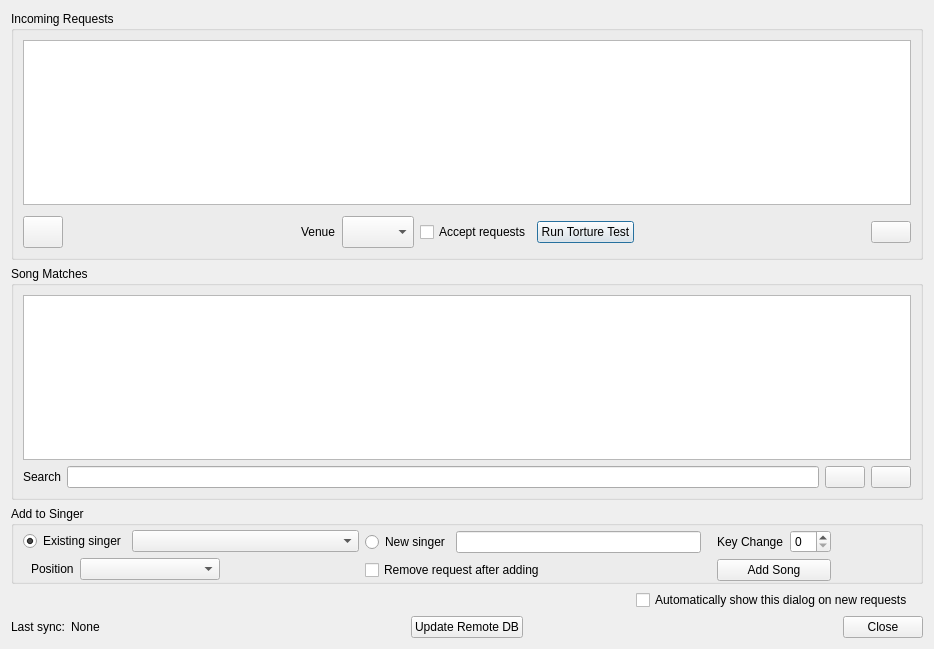
<?xml version="1.0" encoding="UTF-8"?>
<ui version="4.0">
 <class>DlgRequests</class>
 <widget class="QDialog" name="DlgRequests">
  <property name="geometry">
   <rect>
    <x>0</x>
    <y>0</y>
    <width>934</width>
    <height>649</height>
   </rect>
  </property>
  <property name="windowTitle">
   <string>Incoming Requests</string>
  </property>
  <layout class="QVBoxLayout" name="verticalLayout_3">
   <item>
    <widget class="QGroupBox" name="groupBoxRequests">
     <property name="title">
      <string>Incoming Requests</string>
     </property>
     <layout class="QVBoxLayout" name="verticalLayout_2">
      <item>
       <widget class="QTableView" name="tableViewRequests">
        <property name="sizeAdjustPolicy">
         <enum>QAbstractScrollArea::AdjustIgnored</enum>
        </property>
        <property name="alternatingRowColors">
         <bool>true</bool>
        </property>
        <property name="selectionMode">
         <enum>QAbstractItemView::SingleSelection</enum>
        </property>
        <property name="selectionBehavior">
         <enum>QAbstractItemView::SelectRows</enum>
        </property>
        <attribute name="verticalHeaderVisible">
         <bool>false</bool>
        </attribute>
        <attribute name="verticalHeaderCascadingSectionResizes">
         <bool>true</bool>
        </attribute>
       </widget>
      </item>
      <item>
       <layout class="QHBoxLayout" name="horizontalLayout_6">
        <property name="topMargin">
         <number>5</number>
        </property>
        <item>
         <widget class="QPushButton" name="pushButtonClearReqs">
          <property name="minimumSize">
           <size>
            <width>32</width>
            <height>32</height>
           </size>
          </property>
          <property name="focusPolicy">
           <enum>Qt::NoFocus</enum>
          </property>
          <property name="text">
           <string/>
          </property>
          <property name="icon">
           <iconset theme="edit-clear-all">
            <normaloff>.</normaloff>.</iconset>
          </property>
          <property name="iconSize">
           <size>
            <width>32</width>
            <height>32</height>
           </size>
          </property>
         </widget>
        </item>
        <item>
         <spacer name="horizontalSpacer_6">
          <property name="orientation">
           <enum>Qt::Horizontal</enum>
          </property>
          <property name="sizeHint" stdset="0">
           <size>
            <width>40</width>
            <height>20</height>
           </size>
          </property>
         </spacer>
        </item>
        <item>
         <widget class="QLabel" name="label_3">
          <property name="text">
           <string>Venue</string>
          </property>
         </widget>
        </item>
        <item>
         <widget class="QComboBox" name="comboBoxVenue">
          <property name="sizePolicy">
           <sizepolicy hsizetype="Preferred" vsizetype="Preferred">
            <horstretch>0</horstretch>
            <verstretch>0</verstretch>
           </sizepolicy>
          </property>
         </widget>
        </item>
        <item>
         <widget class="QCheckBox" name="checkBoxAccepting">
          <property name="focusPolicy">
           <enum>Qt::NoFocus</enum>
          </property>
          <property name="text">
           <string>Accept requests</string>
          </property>
         </widget>
        </item>
        <item>
         <widget class="QPushButton" name="pushButtonRunTortureTest">
          <property name="text">
           <string>Run Torture Test</string>
          </property>
         </widget>
        </item>
        <item>
         <spacer name="horizontalSpacer_5">
          <property name="orientation">
           <enum>Qt::Horizontal</enum>
          </property>
          <property name="sizeHint" stdset="0">
           <size>
            <width>40</width>
            <height>20</height>
           </size>
          </property>
         </spacer>
        </item>
        <item>
         <widget class="QPushButton" name="buttonRefresh">
          <property name="text">
           <string/>
          </property>
          <property name="icon">
           <iconset theme="view-refresh">
            <normaloff>.</normaloff>.</iconset>
          </property>
          <property name="iconSize">
           <size>
            <width>32</width>
            <height>32</height>
           </size>
          </property>
         </widget>
        </item>
       </layout>
      </item>
     </layout>
    </widget>
   </item>
   <item>
    <widget class="QGroupBox" name="groupBoxSongDb">
     <property name="title">
      <string>Song Matches</string>
     </property>
     <layout class="QVBoxLayout" name="verticalLayout">
      <item>
       <widget class="QTableView" name="tableViewSearch">
        <property name="contextMenuPolicy">
         <enum>Qt::CustomContextMenu</enum>
        </property>
        <property name="alternatingRowColors">
         <bool>true</bool>
        </property>
        <property name="selectionMode">
         <enum>QAbstractItemView::SingleSelection</enum>
        </property>
        <property name="selectionBehavior">
         <enum>QAbstractItemView::SelectRows</enum>
        </property>
        <property name="sortingEnabled">
         <bool>true</bool>
        </property>
        <attribute name="horizontalHeaderShowSortIndicator" stdset="0">
         <bool>true</bool>
        </attribute>
        <attribute name="verticalHeaderVisible">
         <bool>false</bool>
        </attribute>
       </widget>
      </item>
      <item>
       <layout class="QHBoxLayout" name="horizontalLayout">
        <item>
         <widget class="QLabel" name="label">
          <property name="text">
           <string>Search</string>
          </property>
         </widget>
        </item>
        <item>
         <widget class="CustomLineEdit" name="lineEditSearch">
          <property name="sizePolicy">
           <sizepolicy hsizetype="Expanding" vsizetype="Preferred">
            <horstretch>0</horstretch>
            <verstretch>0</verstretch>
           </sizepolicy>
          </property>
         </widget>
        </item>
        <item>
         <widget class="QPushButton" name="pushButtonSearch">
          <property name="focusPolicy">
           <enum>Qt::NoFocus</enum>
          </property>
          <property name="text">
           <string/>
          </property>
          <property name="icon">
           <iconset theme="edit-find">
            <normaloff>.</normaloff>.</iconset>
          </property>
          <property name="iconSize">
           <size>
            <width>32</width>
            <height>32</height>
           </size>
          </property>
         </widget>
        </item>
        <item>
         <widget class="QPushButton" name="pushButtonWebSearch">
          <property name="toolTip">
           <string>Search online</string>
          </property>
          <property name="text">
           <string/>
          </property>
          <property name="icon">
           <iconset theme="internet-web-browser">
            <normaloff>.</normaloff>.</iconset>
          </property>
          <property name="iconSize">
           <size>
            <width>32</width>
            <height>32</height>
           </size>
          </property>
         </widget>
        </item>
       </layout>
      </item>
     </layout>
    </widget>
   </item>
   <item>
    <widget class="QGroupBox" name="groupBoxAddSong">
     <property name="title">
      <string>Add to Singer</string>
     </property>
     <layout class="QVBoxLayout" name="verticalLayout_4">
      <property name="topMargin">
       <number>4</number>
      </property>
      <property name="bottomMargin">
       <number>0</number>
      </property>
      <item>
       <layout class="QHBoxLayout" name="horizontalLayout_11">
        <property name="topMargin">
         <number>0</number>
        </property>
        <property name="bottomMargin">
         <number>0</number>
        </property>
        <item>
         <layout class="QHBoxLayout" name="horizontalLayout_4">
          <property name="topMargin">
           <number>0</number>
          </property>
          <item>
           <layout class="QVBoxLayout" name="verticalLayout_5">
            <property name="topMargin">
             <number>0</number>
            </property>
            <item>
             <layout class="QHBoxLayout" name="horizontalLayout_7">
              <property name="topMargin">
               <number>0</number>
              </property>
              <item>
               <widget class="QRadioButton" name="radioButtonExistingSinger">
                <property name="text">
                 <string>Existing singer</string>
                </property>
                <property name="checked">
                 <bool>true</bool>
                </property>
               </widget>
              </item>
              <item>
               <widget class="QComboBox" name="comboBoxSingers">
                <property name="sizePolicy">
                 <sizepolicy hsizetype="MinimumExpanding" vsizetype="Fixed">
                  <horstretch>0</horstretch>
                  <verstretch>0</verstretch>
                 </sizepolicy>
                </property>
               </widget>
              </item>
             </layout>
            </item>
            <item>
             <layout class="QHBoxLayout" name="horizontalLayout_9">
              <property name="leftMargin">
               <number>8</number>
              </property>
              <property name="topMargin">
               <number>0</number>
              </property>
              <item>
               <widget class="QLabel" name="labelAddPos">
                <property name="sizePolicy">
                 <sizepolicy hsizetype="Minimum" vsizetype="Preferred">
                  <horstretch>0</horstretch>
                  <verstretch>0</verstretch>
                 </sizepolicy>
                </property>
                <property name="text">
                 <string>Position</string>
                </property>
               </widget>
              </item>
              <item>
               <widget class="QComboBox" name="comboBoxAddPosition">
                <property name="sizePolicy">
                 <sizepolicy hsizetype="MinimumExpanding" vsizetype="Fixed">
                  <horstretch>0</horstretch>
                  <verstretch>0</verstretch>
                 </sizepolicy>
                </property>
               </widget>
              </item>
              <item>
               <spacer name="horizontalSpacer">
                <property name="orientation">
                 <enum>Qt::Horizontal</enum>
                </property>
                <property name="sizeHint" stdset="0">
                 <size>
                  <width>40</width>
                  <height>20</height>
                 </size>
                </property>
               </spacer>
              </item>
             </layout>
            </item>
           </layout>
          </item>
          <item>
           <layout class="QVBoxLayout" name="verticalLayout_6">
            <item>
             <layout class="QHBoxLayout" name="horizontalLayout_8">
              <property name="topMargin">
               <number>0</number>
              </property>
              <property name="rightMargin">
               <number>0</number>
              </property>
              <item>
               <widget class="QRadioButton" name="radioButtonNewSinger">
                <property name="text">
                 <string>New singer</string>
                </property>
               </widget>
              </item>
              <item>
               <widget class="QLineEdit" name="lineEditSingerName"/>
              </item>
             </layout>
            </item>
            <item>
             <layout class="QHBoxLayout" name="horizontalLayout_10">
              <item>
               <widget class="QCheckBox" name="checkBoxDelOnAdd">
                <property name="text">
                 <string>Remove request after adding</string>
                </property>
               </widget>
              </item>
              <item>
               <spacer name="horizontalSpacer_8">
                <property name="orientation">
                 <enum>Qt::Horizontal</enum>
                </property>
                <property name="sizeHint" stdset="0">
                 <size>
                  <width>40</width>
                  <height>20</height>
                 </size>
                </property>
               </spacer>
              </item>
             </layout>
            </item>
           </layout>
          </item>
         </layout>
        </item>
        <item>
         <layout class="QVBoxLayout" name="verticalLayout_7">
          <property name="leftMargin">
           <number>10</number>
          </property>
          <property name="rightMargin">
           <number>0</number>
          </property>
          <item>
           <layout class="QHBoxLayout" name="horizontalLayout_13">
            <property name="topMargin">
             <number>0</number>
            </property>
            <item>
             <widget class="QLabel" name="label_4">
              <property name="text">
               <string>Key Change</string>
              </property>
             </widget>
            </item>
            <item>
             <widget class="QSpinBox" name="spinBoxKey"/>
            </item>
           </layout>
          </item>
          <item>
           <widget class="QPushButton" name="pushButtonAddSong">
            <property name="focusPolicy">
             <enum>Qt::NoFocus</enum>
            </property>
            <property name="text">
             <string>Add Song</string>
            </property>
           </widget>
          </item>
         </layout>
        </item>
        <item>
         <spacer name="horizontalSpacer_9">
          <property name="orientation">
           <enum>Qt::Horizontal</enum>
          </property>
          <property name="sizeType">
           <enum>QSizePolicy::Fixed</enum>
          </property>
          <property name="sizeHint" stdset="0">
           <size>
            <width>80</width>
            <height>20</height>
           </size>
          </property>
         </spacer>
        </item>
       </layout>
      </item>
     </layout>
    </widget>
   </item>
   <item>
    <layout class="QHBoxLayout" name="horizontalLayout_5">
     <property name="topMargin">
      <number>0</number>
     </property>
     <property name="rightMargin">
      <number>10</number>
     </property>
     <item>
      <spacer name="horizontalSpacer_10">
       <property name="orientation">
        <enum>Qt::Horizontal</enum>
       </property>
       <property name="sizeHint" stdset="0">
        <size>
         <width>40</width>
         <height>20</height>
        </size>
       </property>
      </spacer>
     </item>
     <item>
      <widget class="QCheckBox" name="cbxAutoShowRequestsDlg">
       <property name="text">
        <string>Automatically show this dialog on new requests</string>
       </property>
      </widget>
     </item>
    </layout>
   </item>
   <item>
    <layout class="QGridLayout" name="gridLayout">
     <property name="topMargin">
      <number>0</number>
     </property>
     <item row="0" column="0">
      <layout class="QHBoxLayout" name="horizontalLayout_2">
       <property name="topMargin">
        <number>0</number>
       </property>
       <item>
        <widget class="QLabel" name="label_2">
         <property name="text">
          <string>Last sync:</string>
         </property>
        </widget>
       </item>
       <item>
        <widget class="QLabel" name="labelLastUpdate">
         <property name="text">
          <string>None</string>
         </property>
        </widget>
       </item>
       <item>
        <spacer name="horizontalSpacer_2">
         <property name="orientation">
          <enum>Qt::Horizontal</enum>
         </property>
         <property name="sizeHint" stdset="0">
          <size>
           <width>40</width>
           <height>20</height>
          </size>
         </property>
        </spacer>
       </item>
      </layout>
     </item>
     <item row="0" column="1">
      <layout class="QHBoxLayout" name="horizontalLayout_3">
       <item>
        <spacer name="horizontalSpacer_3">
         <property name="orientation">
          <enum>Qt::Horizontal</enum>
         </property>
         <property name="sizeHint" stdset="0">
          <size>
           <width>40</width>
           <height>20</height>
          </size>
         </property>
        </spacer>
       </item>
       <item>
        <widget class="QPushButton" name="pushButtonUpdateDb">
         <property name="text">
          <string>Update Remote DB</string>
         </property>
        </widget>
       </item>
       <item>
        <spacer name="horizontalSpacer_4">
         <property name="orientation">
          <enum>Qt::Horizontal</enum>
         </property>
         <property name="sizeHint" stdset="0">
          <size>
           <width>40</width>
           <height>20</height>
          </size>
         </property>
        </spacer>
       </item>
      </layout>
     </item>
     <item row="0" column="2">
      <layout class="QHBoxLayout" name="horizontalLayout_12">
       <item>
        <spacer name="horizontalSpacer_7">
         <property name="orientation">
          <enum>Qt::Horizontal</enum>
         </property>
         <property name="sizeHint" stdset="0">
          <size>
           <width>40</width>
           <height>20</height>
          </size>
         </property>
        </spacer>
       </item>
       <item>
        <widget class="QPushButton" name="pushButtonClose">
         <property name="focusPolicy">
          <enum>Qt::NoFocus</enum>
         </property>
         <property name="text">
          <string>Close</string>
         </property>
        </widget>
       </item>
      </layout>
     </item>
    </layout>
   </item>
  </layout>
 </widget>
 <customwidgets>
  <customwidget>
   <class>CustomLineEdit</class>
   <extends>QLineEdit</extends>
   <header>customlineedit.h</header>
  </customwidget>
 </customwidgets>
 <resources/>
 <connections/>
</ui>
